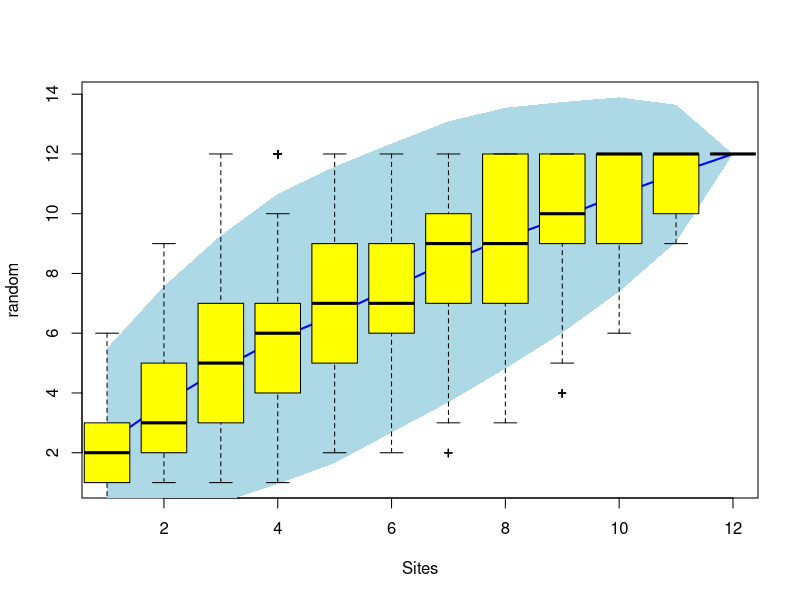

Generate this figure with R: (Note: this script raises an error after producing the figure.)
setwd("~/GitHub/Bluff-Lake-Project/_analysis/Fish")
library(vegan)
Zone1<-read.csv("_dat/Accumulation/SpeciesZone1.csv")
Zone2<-read.csv("_dat/Accumulation/SpeciesZone2.csv")
Zones<-read.csv("_dat/Accumulation/SpeciesZonesCombined.csv")
Fyke<-read.csv("_dat/Accumulation/SpeciesFykeNN.csv")
Gillnet<-read.csv("_dat/Accumulation/SpeciesGillnetNN.csv")


  
sp1 <- specaccum(Gillnet, "random", permutations = 1000)
sp1
summary(sp1)
plot(sp1, ci.type="poly", col="blue", lwd=2, ci.lty=0, ci.col="lightblue")
boxplot(sp1, col="yellow", add=TRUE, pch="+")
## Fit Lomolino model to the exact accumulation
mod1 <- fitspecaccum(sp2, "arrhenius")
coef(mod1)
fitted(mod1)
plot(mod1, col="grey")
## Fit Arrhenius models to all random accumulations
mods <- fitspecaccum(sp1, "arrh")
coef(mods)
boxplot(sp2, col = "white", border = "black", lty=1, cex=0.3, add= TRUE)
## Use nls() methods to the list of models
sapply(mods$models, AIC)
